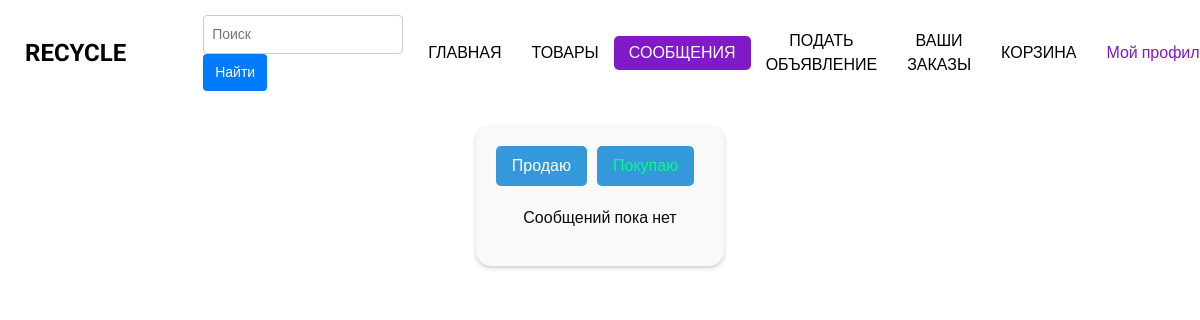
The app's page /user_buy/ (signed in), older data.
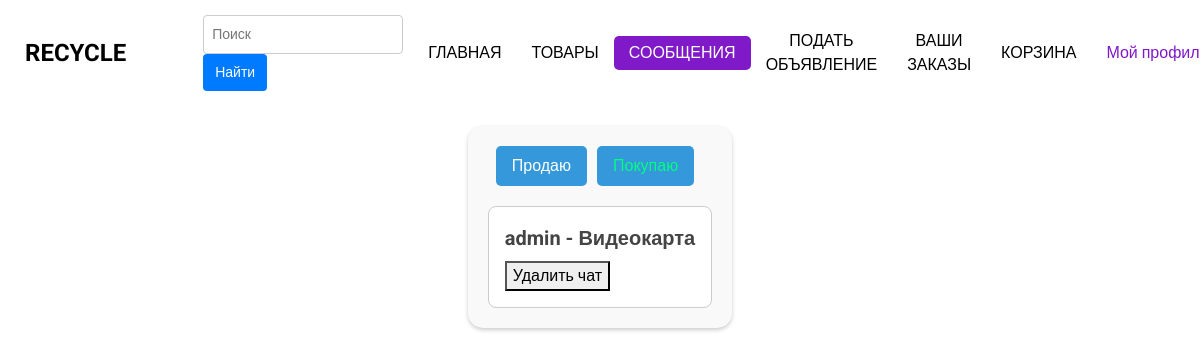
The same page, newer data.
### bboard/models.py (models this page shows, shortened)
class Chat(models.Model):
    sender = models.ForeignKey(User, related_name='sent_chats', on_delete=models.CASCADE, null=True, verbose_name='Отправитель')
    receiver = models.ForeignKey(User, related_name='received_chats', on_delete=models.CASCADE, null=True, verbose_name='Получатель')
    product = models.ForeignKey(Product, on_delete=models.CASCADE, verbose_name='Товар')
    created_at = models.DateTimeField(auto_now_add=True, verbose_name='Дата создания')
    last_message = models.ForeignKey('Message', null=True, blank=True, on_delete=models.SET_NULL,
                                     related_name='chat_messages', verbose_name='Последнее сообщение')
    class Meta:
        verbose_name = "Чат"
        verbose_name_plural = "Чаты"

class Product(models.Model):
    user = models.ForeignKey(User, on_delete=models.CASCADE, verbose_name="Пользователь")
    category = models.ForeignKey(Category, on_delete=models.CASCADE, verbose_name="Категория")
    title = models.CharField(max_length=200, verbose_name="Заголовок")
    slug = models.SlugField(unique=True, max_length=400, verbose_name="URL", blank=True)
    description = models.TextField(verbose_name="Описание")
    price = models.DecimalField(max_digits=10, decimal_places=2, verbose_name="Цена")
    image_1 = models.ImageField(upload_to="products", null=True, blank=True, verbose_name="Первое изображение")
    image_2 = models.ImageField(upload_to='products', null=True, blank=True, verbose_name="Второе изображение")
    image_3 = models.ImageField(upload_to='products', null=True, blank=True, verbose_name="Третье изображение")
    created_at = models.DateTimeField(auto_now_add=True, null=True, verbose_name="Дата создания")
    thumbnail_1 = ImageSpecField(source='image_1',
                                 processors=[ResizeToFill(500, 500)],
                                 format='JPEG',
                                 options={'quality': 100})
    thumbnail_2 = ImageSpecField(source='image_2',
                                 processors=[ResizeToFill(500, 500)],
                                 format='JPEG',
                                 options={'quality': 100})
    thumbnail_3 = ImageSpecField(source='image_3',
                                 processors=[ResizeToFill(500, 500)],
                                 format='JPEG',
                                 options={'quality': 100})
    class Meta:
        verbose_name = "Товар"
        verbose_name_plural = "Товары"

### accounts/models.py (models this page shows, shortened)
class User(AbstractUser):
    phone_number = models.CharField(max_length=20, verbose_name="Номер телефона")
    city = models.CharField(max_length=100, choices=CITY_CHOICES, verbose_name="Населенный пункт")
    average_rating = models.DecimalField(max_digits=3, decimal_places=2, default=0.0, verbose_name="Средний рейтинг")
    total_ratings = models.PositiveIntegerField(default=0, verbose_name="Количество оценок")

### bboard/views.py (the view)
# urls.py: path('user_buy/', views.user_buy, name="user_buy"),
@login_required
def user_buy(request):
    chats = services.get_user_chats(request.user, chat_type="buy")
    return render(request, "products/buy.html", {"chats": chats, "temp": "buy"})

### bboard/services.py (called while the page is built)
def get_user_chats(user, chat_type):
    if chat_type == "buy":
        return Chat.objects.filter(sender=user).select_related('receiver', 'product')
    elif chat_type == "sell":
        return Chat.objects.filter(receiver=user).select_related('sender')
    else:
        return Chat.objects.filter(sender=user).select_related('receiver', 'product')

### templates/products/buy.html (shortened to what this page needs)
{% extends 'products/new/base.html' %}
{% load static %}
{%block styles%}
<link rel="stylesheet" type="text/css" href="{% static 'buy_styles.css' %}">{% endblock %}
{% block content %}
<div class="chats-199">
    <div class="css-1382m1k">
        <a href="{%url 'user_sell' %}" class="{% if temp == 'sell' %}current-page{%endif%}">Продаю</a>
        <a href="{% url 'user_buy' %}" class="{% if temp == 'buy' %}current-page{%endif%}">Покупаю</a>
    </div>
    <div class="css-1b3tih6">
        {%if chats%}
        {% for chat in chats %}
        <a href="{%url 'chat' chat.id%}">
            <div class="chat-container-445">
                <p class="username-765">{{ chat.receiver.username }} - {{chat.product.title}}</p>
                <form action="{% url 'delete_chat' chat.id %}" method="POST">
                    <button type="submit">Удалить чат</button>
                </form>
            </div>
        </a>
        {% endfor %}
        {%else%}
        <p align="center">Сообщений пока нет</p>
        {%endif%}
    </div>
</div>
{% endblock %}

Row changes from the older to the newer data that the page shows:
added Chat: receiver.username "admin", product "Видеокарта"
Text that changed along with them:
text no longer shown: "Сообщений пока нет"
